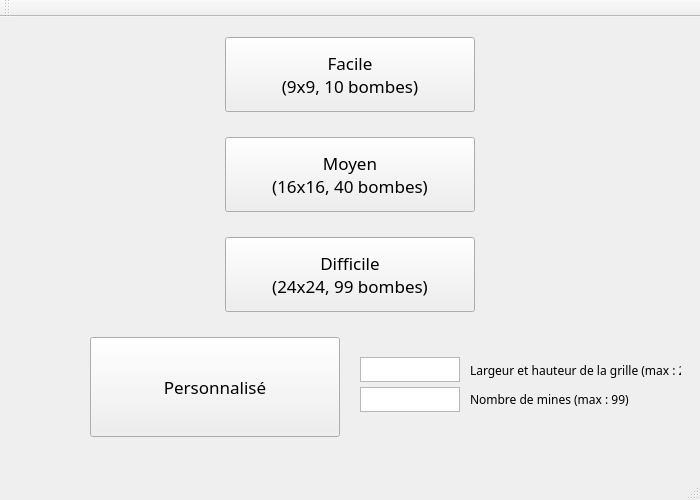
<?xml version="1.0" encoding="UTF-8"?>
<ui version="4.0">
 <class>MainWindow</class>
 <widget class="QMainWindow" name="MainWindow">
  <property name="geometry">
   <rect>
    <x>0</x>
    <y>0</y>
    <width>700</width>
    <height>500</height>
   </rect>
  </property>
  <property name="font">
   <font>
    <family>Britannic Bold</family>
    <pointsize>16</pointsize>
   </font>
  </property>
  <property name="windowTitle">
   <string>MainWindow</string>
  </property>
  <property name="autoFillBackground">
   <bool>false</bool>
  </property>
  <property name="styleSheet">
   <string notr="true">{</string>
  </property>
  <widget class="QWidget" name="centralWidget">
   <widget class="QPushButton" name="facile">
    <property name="geometry">
     <rect>
      <x>225</x>
      <y>20</y>
      <width>250</width>
      <height>75</height>
     </rect>
    </property>
    <property name="font">
     <font>
      <family>Bahnschrift</family>
      <pointsize>13</pointsize>
     </font>
    </property>
    <property name="text">
     <string>Facile
(9x9, 10 bombes)</string>
    </property>
   </widget>
   <widget class="QPushButton" name="moyen">
    <property name="geometry">
     <rect>
      <x>225</x>
      <y>120</y>
      <width>250</width>
      <height>75</height>
     </rect>
    </property>
    <property name="font">
     <font>
      <family>Bahnschrift</family>
      <pointsize>13</pointsize>
     </font>
    </property>
    <property name="text">
     <string>Moyen
(16x16, 40 bombes)</string>
    </property>
   </widget>
   <widget class="QPushButton" name="difficile">
    <property name="geometry">
     <rect>
      <x>225</x>
      <y>220</y>
      <width>250</width>
      <height>75</height>
     </rect>
    </property>
    <property name="font">
     <font>
      <family>Bahnschrift</family>
      <pointsize>13</pointsize>
      <weight>50</weight>
      <bold>false</bold>
     </font>
    </property>
    <property name="text">
     <string>Difficile 
(24x24, 99 bombes)</string>
    </property>
   </widget>
   <widget class="QPushButton" name="perso">
    <property name="geometry">
     <rect>
      <x>90</x>
      <y>320</y>
      <width>250</width>
      <height>100</height>
     </rect>
    </property>
    <property name="font">
     <font>
      <family>Bahnschrift</family>
      <pointsize>13</pointsize>
     </font>
    </property>
    <property name="text">
     <string>Personnalisé</string>
    </property>
   </widget>
   <widget class="QPlainTextEdit" name="taille">
    <property name="geometry">
     <rect>
      <x>360</x>
      <y>340</y>
      <width>100</width>
      <height>25</height>
     </rect>
    </property>
    <property name="font">
     <font>
      <family>Arial</family>
      <pointsize>8</pointsize>
     </font>
    </property>
   </widget>
   <widget class="QPlainTextEdit" name="nbMines">
    <property name="geometry">
     <rect>
      <x>360</x>
      <y>370</y>
      <width>100</width>
      <height>25</height>
     </rect>
    </property>
    <property name="font">
     <font>
      <family>Arial</family>
      <pointsize>8</pointsize>
     </font>
    </property>
   </widget>
   <widget class="QLabel" name="label">
    <property name="geometry">
     <rect>
      <x>470</x>
      <y>345</y>
      <width>211</width>
      <height>16</height>
     </rect>
    </property>
    <property name="font">
     <font>
      <family>Bahnschrift Light</family>
      <pointsize>9</pointsize>
     </font>
    </property>
    <property name="text">
     <string>Largeur et hauteur de la grille (max : 24)</string>
    </property>
   </widget>
   <widget class="QLabel" name="label_3">
    <property name="geometry">
     <rect>
      <x>470</x>
      <y>375</y>
      <width>160</width>
      <height>15</height>
     </rect>
    </property>
    <property name="font">
     <font>
      <family>Bahnschrift Light</family>
      <pointsize>9</pointsize>
     </font>
    </property>
    <property name="text">
     <string>Nombre de mines (max : 99)</string>
    </property>
   </widget>
  </widget>
  <widget class="QToolBar" name="mainToolBar">
   <attribute name="toolBarArea">
    <enum>TopToolBarArea</enum>
   </attribute>
   <attribute name="toolBarBreak">
    <bool>false</bool>
   </attribute>
  </widget>
  <widget class="QStatusBar" name="statusBar"/>
 </widget>
 <layoutdefault spacing="6" margin="11"/>
 <resources/>
 <connections/>
</ui>
